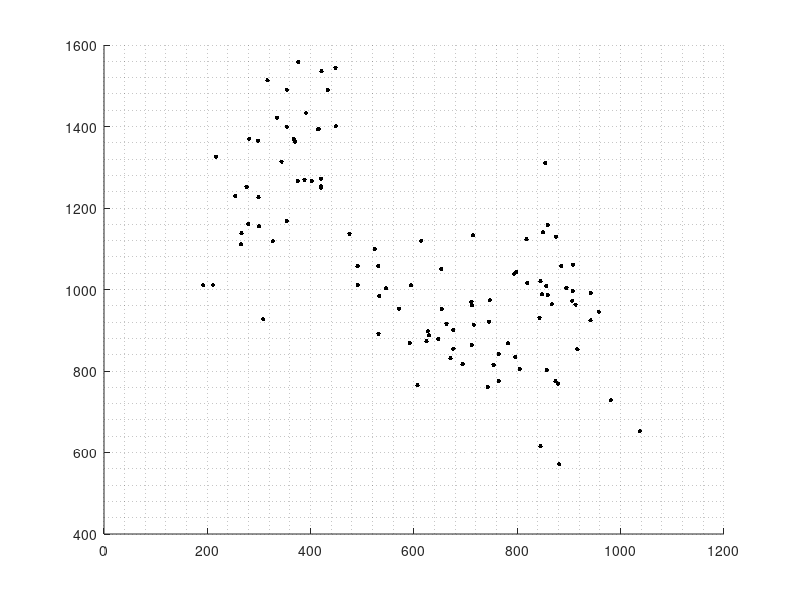

MATLAB code to generate this figure: (Note: this script raises an error after producing the figure.)
%% EM

clear all
close all
%graphics_toolkit('gnuplot');
myGreen = [0 0.5 0];

a_total = load('c1.txt');
o_total = load('c2.txt');
u_total = load('c3.txt');

%% Separo en test y train
% a
ind_perm = randperm(length(a_total));	% Entreno en cada corrida con otras muestras
a_train = a_total(ind_perm(1:35),1:2);
a_test = a_total(ind_perm(36:end),1:2);
% o
ind_perm = randperm(length(o_total));	% Entreno en cada corrida con otras muestras
o_train = o_total(ind_perm(1:35),1:2);
o_test = o_total(ind_perm(36:end),1:2);
% u
ind_perm = randperm(length(u_total));	% Entreno en cada corrida con otras muestras
u_train = u_total(ind_perm(1:35),1:2);
u_test = u_total(ind_perm(36:end),1:2);

%% Gráficos conjunto de puntos
train = [a_train;o_train;u_train];

% Hago el 'scatter' de las muestras sin clasificar
figure
hold on
plot(train(:,1), train(:,2),'k.', 'MarkerSize', 10)
grid minor
close

%% Entrenamiento:
% Inicialización con puntos: usar 5 puntos de train con etiquetas para inicializar
% Inicialización supervisada
[a,b,c,d,e,f,g,h,i] = inicializacion(train, [3], length(a_train));
% Inicialización no supervisada (random)
%[a,b,c,d,e,f,g,h,i] = inicializacion(train, [5;'r'], length(a_train));

covg = d + e + f / 3;

%% Preparo iteraciones:
% Medias, covarianzas y pi's de las clases
ma = a;	cova = covg;	proba = g;
mo = b;	covo = covg;	probo = h;
mu = c;	covu = covg;	probu = i;

% Label
real_label = [ones(length(a_train),1);2*ones(length(o_train),1);3*ones(length(u_train),1)];

likelihood(2) = -10;
likelihood(1) = -10.1;
limlike = 0.01;
n = 2;

%% Preparo el gráfico
theta = linspace(0, 2*pi, 100);
rot = [cos(theta); sin(theta)];

figure(1); hold on;
% Medias con X
plot(ma(1),ma(2), 'rx','MarkerSize',10);
plot(mo(1),mo(2),'x','color',myGreen,'MarkerSize',10);
plot(mu(1),mu(2), 'bx','MarkerSize',10);
% Puntos bien clasificados
plot(train(:,1).*(real_label==1), train(:,2).*(real_label==1), 'r.', 'MarkerSize',10);
plot(train(:,1).*(real_label==2), train(:,2).*(real_label==2), '.', 'color', myGreen, 'MarkerSize',10);
plot(train(:,1).*(real_label==3), train(:,2).*(real_label==3), 'b.', 'MarkerSize',10);
% ELIPSES
elipsea = (chol(cova)' * rot)' + ma;
elipseo = (chol(covo)' * rot)' + mo;
elipseu = (chol(covu)' * rot)' + mu;
plot(elipsea(:,1),elipsea(:,2),'r');
plot(elipseo(:,1),elipseo(:,2),'color', myGreen);
plot(elipseu(:,1),elipseu(:,2),'b');
axis tight

titles = 'Iteracion ';
title([titles, num2str(0)]);


%% Iteración principal

bool_plot = 1;		% Si quiero ver los grafs de la iteración => 1. Sino 0.
N = length(train);

while( abs((likelihood(n-1) - likelihood(n))) > limlike && n<20)
	% %%% PASO E %%% %
	% Calculo de responsabilidades para cada muestra
	for i = 1:length(train)
		x = train(i,:);
		res(1) = mvnpdf(x, ma, cova)*proba;
		res(2) = mvnpdf(x, mo, covo)*probo;
		res(3) = mvnpdf(x, mu, covu)*probu;
		den = sum(res);

		gama(i,:) = res/den;
	end

	% %%% PASO M %%% %
	NA = sum(gama(:,1));	NO = sum(gama(:,2));	NU = sum(gama(:,3));
	% Recalculo:
	% media
	ma = sum(train.*gama(:,1))/sum(gama(:,1));
	mo = sum(train.*gama(:,2))/sum(gama(:,2));
	mu = sum(train.*gama(:,3))/sum(gama(:,3));

	% covarianza
	cova = estim_cov(train, ma, gama(:,1));
	covo = estim_cov(train, mo, gama(:,2));
	covu = estim_cov(train, mu, gama(:,3));

	% pi (probabilidad)
	proba = sum(gama(:,1))/sum(sum(gama));
	probo = NO/N;
	probu = NU/N;

	% %%% LIKELIHOOD %%% %
	den = sum(mvnpdf(train,ma,cova)*proba) + sum(mvnpdf(train,mo,covo)*probo) + sum(mvnpdf(train,mu,covu)*probu);

	%log_likelihood
	likelihood(n+1) = sum(log(den));

	if(bool_plot)
		% Gráfico
		figure(n); hold on;
		% Medias con X
		plot(mu(1),mu(2), 'bx','MarkerSize',10);
		plot(ma(1),ma(2), 'rx','MarkerSize',10);
		plot(mo(1),mo(2),'x','color',myGreen,'MarkerSize',10);
		% Puntos bien clasificados
		plot(train(:,1).*(real_label==3), train(:,2).*(real_label==3), 'b.', 'MarkerSize',10);
		plot(train(:,1).*(real_label==1), train(:,2).*(real_label==1), 'r.', 'MarkerSize',10);
		plot(train(:,1).*(real_label==2), train(:,2).*(real_label==2), '.', 'color', myGreen, 'MarkerSize',10);
		% Puntos clasificados
		scatter(train(:,1), train(:,2), 10, gama);
		% ELIPSES
		elipsea = (chol(cova)' * rot)' + ma;
		elipseo = (chol(covo)' * rot)' + mo;
		elipseu = (chol(covu)' * rot)' + mu;
		plot(elipseu(:,1),elipseu(:,2),'b');
		plot(elipsea(:,1),elipsea(:,2),'r');
		plot(elipseo(:,1),elipseo(:,2),'color', myGreen);

		xlabel('Primer formante [Hz]');
		ylabel('Segundo formante [Hz]');
		axis tight
		title([titles, num2str(n-1)]);
	end

	n += 1;
end


%% Plots de datos tras entrenamiento
% Es el último gráfico de la iteración

%%% Plot likelihood
figure
plot(likelihood);
title('Logaritmo de la verosimilitud en función de las iteraciones');
xlabel('Iteración');
ylabel('log(likelihood)');


%% Test
test = [a_test;o_test;u_test];
test_real_label = [ones(length(a_test),1);2*ones(length(o_test),1);3*ones(length(u_test),1)];

for k=1:length(test)
		disc(k,1) = discriminante(test(k,:), ma, cova, proba);
		disc(k,2) = discriminante(test(k,:), mo, covo, probo);
		disc(k,3) = discriminante(test(k,:), mu, covu, probu);
		[a,b] = max(disc(k,:));
		test_label(k) = b;
end

% Gráfico
figure()
hold on

% Medias
plot(ma(1),ma(2), 'rx','MarkerSize',20);
plot(mo(1),mo(2),'x','color',myGreen,'MarkerSize',20);
plot(mu(1),mu(2), 'bx','MarkerSize',20);

% Puntos encontrados
plot(test(:,1).*(test_label==1)', test(:,2).*(test_label==1)', 'ro');
plot(test(:,1).*(test_label==2)', test(:,2).*(test_label==2)', 'o', 'color', myGreen);
plot(test(:,1).*(test_label==3)', test(:,2).*(test_label==3)', 'bo');

% Puntos reales
plot(test(:,1).*(test_real_label==1), test(:,2).*(test_real_label==1), 'rx');
plot(test(:,1).*(test_real_label==2), test(:,2).*(test_real_label==2), 'x', 'color', myGreen);
plot(test(:,1).*(test_real_label==3), test(:,2).*(test_real_label==3), 'bx');




ErrorRatio = sum(test_label'==test_real_label)*100/length(test_label)

title(['Test con ErrorRatio de ' num2str(ErrorRatio,4) '%'])

